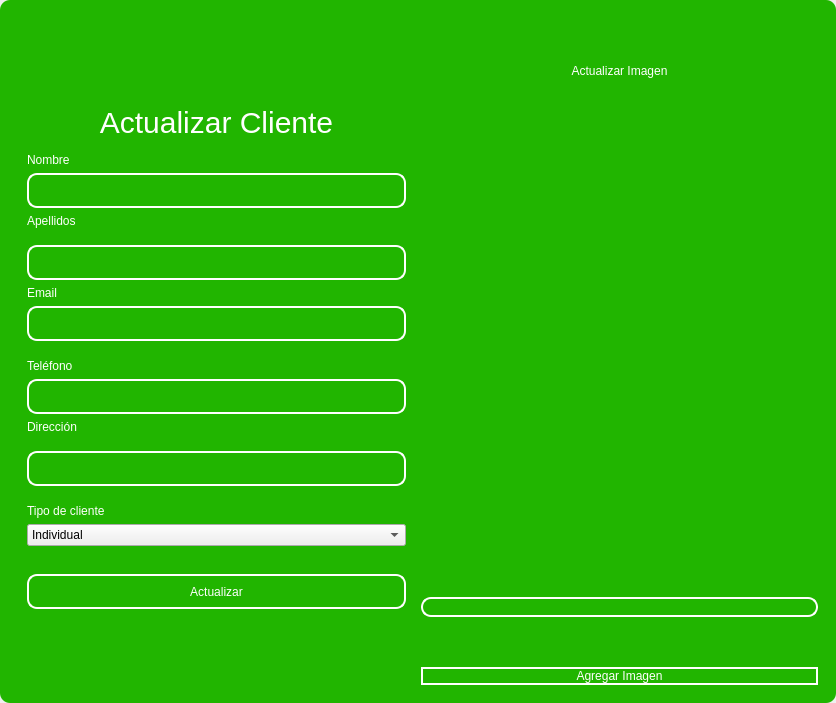
<?xml version="1.0" encoding="UTF-8"?>
<ui version="4.0">
 <class>MainWindow</class>
 <widget class="QMainWindow" name="MainWindow">
  <property name="geometry">
   <rect>
    <x>0</x>
    <y>0</y>
    <width>836</width>
    <height>703</height>
   </rect>
  </property>
  <property name="windowTitle">
   <string>MainWindow</string>
  </property>
  <property name="styleSheet">
   <string notr="true"/>
  </property>
  <widget class="QWidget" name="centralwidget">
   <property name="styleSheet">
    <string notr="true"/>
   </property>
   <layout class="QVBoxLayout" name="verticalLayout">
    <property name="spacing">
     <number>0</number>
    </property>
    <property name="leftMargin">
     <number>0</number>
    </property>
    <property name="topMargin">
     <number>0</number>
    </property>
    <property name="rightMargin">
     <number>0</number>
    </property>
    <property name="bottomMargin">
     <number>0</number>
    </property>
    <item>
     <widget class="QFrame" name="frame">
      <property name="enabled">
       <bool>true</bool>
      </property>
      <property name="styleSheet">
       <string notr="true">QFrame {
	border-radius:10px;
	background-color: rgb(33, 181, 0);
 }
</string>
      </property>
      <property name="frameShape">
       <enum>QFrame::StyledPanel</enum>
      </property>
      <property name="frameShadow">
       <enum>QFrame::Raised</enum>
      </property>
      <layout class="QVBoxLayout" name="verticalLayout_2">
       <item>
        <widget class="QFrame" name="frame_superior">
         <property name="minimumSize">
          <size>
           <width>0</width>
           <height>40</height>
          </size>
         </property>
         <property name="maximumSize">
          <size>
           <width>16777215</width>
           <height>40</height>
          </size>
         </property>
         <property name="styleSheet">
          <string notr="true">QPushButton{
border-radius:18px;
}

QPushButton:hover{
	background-color: rgb(0, 0, 0);
}
</string>
         </property>
         <property name="frameShape">
          <enum>QFrame::StyledPanel</enum>
         </property>
         <property name="frameShadow">
          <enum>QFrame::Raised</enum>
         </property>
         <layout class="QHBoxLayout" name="horizontalLayout_3">
          <property name="spacing">
           <number>4</number>
          </property>
          <property name="leftMargin">
           <number>0</number>
          </property>
          <property name="topMargin">
           <number>0</number>
          </property>
          <property name="rightMargin">
           <number>0</number>
          </property>
          <property name="bottomMargin">
           <number>0</number>
          </property>
          <item>
           <widget class="QPushButton" name="btn_icon">
            <property name="text">
             <string/>
            </property>
            <property name="iconSize">
             <size>
              <width>40</width>
              <height>40</height>
             </size>
            </property>
           </widget>
          </item>
          <item>
           <spacer name="horizontalSpacer_2">
            <property name="orientation">
             <enum>Qt::Horizontal</enum>
            </property>
            <property name="sizeHint" stdset="0">
             <size>
              <width>443</width>
              <height>20</height>
             </size>
            </property>
           </spacer>
          </item>
          <item>
           <widget class="QPushButton" name="bt_minimizar">
            <property name="minimumSize">
             <size>
              <width>38</width>
              <height>38</height>
             </size>
            </property>
            <property name="maximumSize">
             <size>
              <width>38</width>
              <height>38</height>
             </size>
            </property>
            <property name="cursor">
             <cursorShape>PointingHandCursor</cursorShape>
            </property>
            <property name="text">
             <string/>
            </property>
            <property name="icon">
             <iconset>
              <normaloff>image/minus.svg</normaloff>image/minus.svg</iconset>
            </property>
            <property name="iconSize">
             <size>
              <width>38</width>
              <height>38</height>
             </size>
            </property>
           </widget>
          </item>
          <item>
           <widget class="QPushButton" name="bt_maximizar">
            <property name="minimumSize">
             <size>
              <width>38</width>
              <height>38</height>
             </size>
            </property>
            <property name="maximumSize">
             <size>
              <width>38</width>
              <height>38</height>
             </size>
            </property>
            <property name="cursor">
             <cursorShape>PointingHandCursor</cursorShape>
            </property>
            <property name="text">
             <string/>
            </property>
            <property name="icon">
             <iconset>
              <normaloff>image/chevron-up.svg</normaloff>image/chevron-up.svg</iconset>
            </property>
            <property name="iconSize">
             <size>
              <width>38</width>
              <height>38</height>
             </size>
            </property>
           </widget>
          </item>
          <item>
           <widget class="QPushButton" name="bt_restaurar">
            <property name="minimumSize">
             <size>
              <width>38</width>
              <height>38</height>
             </size>
            </property>
            <property name="maximumSize">
             <size>
              <width>38</width>
              <height>38</height>
             </size>
            </property>
            <property name="cursor">
             <cursorShape>PointingHandCursor</cursorShape>
            </property>
            <property name="text">
             <string/>
            </property>
            <property name="icon">
             <iconset>
              <normaloff>image/chevron-down.svg</normaloff>image/chevron-down.svg</iconset>
            </property>
            <property name="iconSize">
             <size>
              <width>38</width>
              <height>38</height>
             </size>
            </property>
           </widget>
          </item>
          <item>
           <widget class="QPushButton" name="bt_cerrar">
            <property name="minimumSize">
             <size>
              <width>38</width>
              <height>38</height>
             </size>
            </property>
            <property name="maximumSize">
             <size>
              <width>38</width>
              <height>38</height>
             </size>
            </property>
            <property name="cursor">
             <cursorShape>PointingHandCursor</cursorShape>
            </property>
            <property name="text">
             <string/>
            </property>
            <property name="icon">
             <iconset>
              <normaloff>image/x.svg</normaloff>image/x.svg</iconset>
            </property>
            <property name="iconSize">
             <size>
              <width>38</width>
              <height>38</height>
             </size>
            </property>
           </widget>
          </item>
         </layout>
        </widget>
       </item>
       <item>
        <widget class="QFrame" name="frame_3">
         <property name="styleSheet">
          <string notr="true">QLabel {
	color: rgb(255, 255, 254);
	font: 12pt &quot;Arial&quot;;
	background-color: rgba(0, 0, 0,0);
}

QTextEdit{
background-color: rgba(0, 0, 0,0);
border-radius:10px; 
font: 12pt &quot;Arial&quot;;
color: rgb(255, 255, 254);
border: 2px solid  rgb(255, 255, 255);

}

QTextEdit:hover{
background-color: rgba(0, 0, 0,0);
border-radius:10px; 
font: 12pt &quot;Arial&quot;;
border: 2px solid  rgb(120, 0, 171);
}

QTextEdit:focus{
background-color: rgb(0, 0, 0);
border-radius:10px; 
font: 12pt &quot;Arial&quot;;
border: 2px solid rgb(120, 0, 171);
}

QLineEdit{
background-color: rgba(0, 0, 0,0);
border-radius:10px; 
font: 12pt &quot;Arial&quot;;
color: rgb(255, 255, 254);
border: 2px solid  rgb(255, 255, 255);

}

QLineEdit:hover{
background-color: rgba(0, 0, 0,0);
border-radius:10px; 
font: 12pt &quot;Arial&quot;;
border: 2px solid  rgb(120, 0, 171);
}

QLineEdit:focus{
background-color: rgb(0, 0, 0);
border-radius:10px; 
font: 12pt &quot;Arial&quot;;
border: 2px solid rgb(120, 0, 171);
}

QCheckBox{
	font: 12pt &quot;Arial&quot;;
	color: rgb(255, 255, 255);
}

QCheckBox::indicator {
    width: 18px;
    height:18px;
}

QCheckBox::indicator:unchecked {
   background-image: url(image/square.svg);
}

QCheckBox::indicator:checked {
   background-image: url(image/check-square.svg);
}

QPushButton{
border-radius:10px; 
font: 12pt &quot;Arial&quot;;
color: rgb(255, 255, 254);
border: 2px solid #ffffff;
}

QPushButton:hover{
border-radius:10px; 
font: 12pt &quot;Arial&quot;;
color: rgb(255, 255, 255);
border: 2px solid rgb(120, 0, 171);
	background-color: rgb(120, 0, 171);
}
</string>
         </property>
         <property name="frameShape">
          <enum>QFrame::StyledPanel</enum>
         </property>
         <property name="frameShadow">
          <enum>QFrame::Raised</enum>
         </property>
         <layout class="QHBoxLayout" name="horizontalLayout_4">
          <item>
           <layout class="QVBoxLayout" name="verticalLayout_4">
            <item>
             <spacer name="verticalSpacer">
              <property name="orientation">
               <enum>Qt::Vertical</enum>
              </property>
              <property name="sizeHint" stdset="0">
               <size>
                <width>28</width>
                <height>28</height>
               </size>
              </property>
             </spacer>
            </item>
            <item>
             <widget class="QFrame" name="frame_4">
              <property name="maximumSize">
               <size>
                <width>400</width>
                <height>600</height>
               </size>
              </property>
              <property name="styleSheet">
               <string notr="true">QLabel {
	color: rgb(255, 255, 254);
	font: 12pt &quot;Arial&quot;;
	background-color: rgba(0, 0, 0,0);
}


QLineEdit{
background-color: rgba(0, 0, 0,0);
border-radius:10px; 
font: 12pt &quot;Arial&quot;;
color: rgb(255, 255, 254);
border: 2px solid  rgb(255, 255, 255);

}

QLineEdit:hover{
background-color: rgba(0, 0, 0,0);
border-radius:10px; 
font: 12pt &quot;Arial&quot;;
border: 2px solid  rgb(120, 0, 171);
}

QLineEdit:focus{
background-color: rgb(0, 0, 0);
border-radius:10px; 
font: 12pt &quot;Arial&quot;;
border: 2px solid rgb(120, 0, 171);
}

QCheckBox{
	font: 12pt &quot;Arial&quot;;
	color: rgb(255, 255, 255);
}

QCheckBox::indicator {
    width: 18px;
    height:18px;
}

QCheckBox::indicator:unchecked {
   background-image: url(image/square.svg);
}

QCheckBox::indicator:checked {
   background-image: url(image/check-square.svg);
}

QPushButton{
border-radius:10px; 
font: 12pt &quot;Arial&quot;;
color: rgb(255, 255, 254);
border: 2px solid #ffffff;
}

QPushButton:hover{
border-radius:10px; 
font: 12pt &quot;Arial&quot;;
color: rgb(255, 255, 255);
border: 2px solid rgb(120, 0, 171);
	background-color: rgb(120, 0, 171);
}
</string>
              </property>
              <property name="frameShape">
               <enum>QFrame::StyledPanel</enum>
              </property>
              <property name="frameShadow">
               <enum>QFrame::Raised</enum>
              </property>
              <layout class="QVBoxLayout" name="verticalLayout_3">
               <item>
                <spacer name="verticalSpacer_3">
                 <property name="orientation">
                  <enum>Qt::Vertical</enum>
                 </property>
                 <property name="sizeHint" stdset="0">
                  <size>
                   <width>20</width>
                   <height>40</height>
                  </size>
                 </property>
                </spacer>
               </item>
               <item>
                <widget class="QLabel" name="label_3">
                 <property name="minimumSize">
                  <size>
                   <width>100</width>
                   <height>50</height>
                  </size>
                 </property>
                 <property name="styleSheet">
                  <string notr="true">font-size: 30px</string>
                 </property>
                 <property name="text">
                  <string>Actualizar Cliente</string>
                 </property>
                 <property name="alignment">
                  <set>Qt::AlignCenter</set>
                 </property>
                </widget>
               </item>
               <item>
                <widget class="QLabel" name="label_4">
                 <property name="text">
                  <string>Nombre</string>
                 </property>
                </widget>
               </item>
               <item>
                <widget class="QLineEdit" name="nametxt">
                 <property name="minimumSize">
                  <size>
                   <width>0</width>
                   <height>35</height>
                  </size>
                 </property>
                 <property name="text">
                  <string/>
                 </property>
                </widget>
               </item>
               <item>
                <widget class="QLabel" name="label_6">
                 <property name="text">
                  <string>Apellidos</string>
                 </property>
                </widget>
               </item>
               <item>
                <spacer name="verticalSpacer_4">
                 <property name="orientation">
                  <enum>Qt::Vertical</enum>
                 </property>
                 <property name="sizeHint" stdset="0">
                  <size>
                   <width>20</width>
                   <height>40</height>
                  </size>
                 </property>
                </spacer>
               </item>
               <item>
                <widget class="QLineEdit" name="lastnametxt">
                 <property name="minimumSize">
                  <size>
                   <width>0</width>
                   <height>35</height>
                  </size>
                 </property>
                </widget>
               </item>
               <item>
                <widget class="QLabel" name="label_5">
                 <property name="text">
                  <string>Email</string>
                 </property>
                </widget>
               </item>
               <item>
                <widget class="QLineEdit" name="emailtxt">
                 <property name="minimumSize">
                  <size>
                   <width>0</width>
                   <height>35</height>
                  </size>
                 </property>
                 <property name="maximumSize">
                  <size>
                   <width>16777215</width>
                   <height>16777215</height>
                  </size>
                 </property>
                 <property name="echoMode">
                  <enum>QLineEdit::Normal</enum>
                 </property>
                </widget>
               </item>
               <item>
                <spacer name="verticalSpacer_5">
                 <property name="orientation">
                  <enum>Qt::Vertical</enum>
                 </property>
                 <property name="sizeHint" stdset="0">
                  <size>
                   <width>20</width>
                   <height>40</height>
                  </size>
                 </property>
                </spacer>
               </item>
               <item>
                <widget class="QLabel" name="label">
                 <property name="text">
                  <string>Teléfono</string>
                 </property>
                </widget>
               </item>
               <item>
                <widget class="QLineEdit" name="fonotxt">
                 <property name="minimumSize">
                  <size>
                   <width>0</width>
                   <height>35</height>
                  </size>
                 </property>
                </widget>
               </item>
               <item>
                <widget class="QLabel" name="label_2">
                 <property name="text">
                  <string>Dirección</string>
                 </property>
                </widget>
               </item>
               <item>
                <spacer name="verticalSpacer_6">
                 <property name="orientation">
                  <enum>Qt::Vertical</enum>
                 </property>
                 <property name="sizeHint" stdset="0">
                  <size>
                   <width>20</width>
                   <height>40</height>
                  </size>
                 </property>
                </spacer>
               </item>
               <item>
                <widget class="QLineEdit" name="addresstxt">
                 <property name="minimumSize">
                  <size>
                   <width>0</width>
                   <height>35</height>
                  </size>
                 </property>
                </widget>
               </item>
               <item>
                <spacer name="verticalSpacer_10">
                 <property name="orientation">
                  <enum>Qt::Vertical</enum>
                 </property>
                 <property name="sizeHint" stdset="0">
                  <size>
                   <width>20</width>
                   <height>40</height>
                  </size>
                 </property>
                </spacer>
               </item>
               <item>
                <widget class="QLabel" name="label_7">
                 <property name="text">
                  <string>Tipo de cliente</string>
                 </property>
                </widget>
               </item>
               <item>
                <widget class="QComboBox" name="typecombobox">
                 <item>
                  <property name="text">
                   <string>Individual</string>
                  </property>
                 </item>
                 <item>
                  <property name="text">
                   <string>Empresarial</string>
                  </property>
                 </item>
                 <item>
                  <property name="text">
                   <string>Gubernamental</string>
                  </property>
                 </item>
                 <item>
                  <property name="text">
                   <string>Intermediario</string>
                  </property>
                 </item>
                </widget>
               </item>
               <item>
                <spacer name="verticalSpacer_9">
                 <property name="orientation">
                  <enum>Qt::Vertical</enum>
                 </property>
                 <property name="sizeHint" stdset="0">
                  <size>
                   <width>20</width>
                   <height>50</height>
                  </size>
                 </property>
                </spacer>
               </item>
               <item>
                <widget class="QPushButton" name="btn_update">
                 <property name="minimumSize">
                  <size>
                   <width>0</width>
                   <height>35</height>
                  </size>
                 </property>
                 <property name="cursor">
                  <cursorShape>PointingHandCursor</cursorShape>
                 </property>
                 <property name="text">
                  <string>Actualizar</string>
                 </property>
                </widget>
               </item>
               <item>
                <spacer name="verticalSpacer_7">
                 <property name="orientation">
                  <enum>Qt::Vertical</enum>
                 </property>
                 <property name="sizeHint" stdset="0">
                  <size>
                   <width>20</width>
                   <height>40</height>
                  </size>
                 </property>
                </spacer>
               </item>
               <item>
                <layout class="QHBoxLayout" name="horizontalLayout_2"/>
               </item>
               <item>
                <spacer name="verticalSpacer_8">
                 <property name="orientation">
                  <enum>Qt::Vertical</enum>
                 </property>
                 <property name="sizeHint" stdset="0">
                  <size>
                   <width>20</width>
                   <height>40</height>
                  </size>
                 </property>
                </spacer>
               </item>
               <item>
                <layout class="QHBoxLayout" name="horizontalLayout">
                 <item>
                  <spacer name="horizontalSpacer">
                   <property name="orientation">
                    <enum>Qt::Horizontal</enum>
                   </property>
                   <property name="sizeHint" stdset="0">
                    <size>
                     <width>40</width>
                     <height>20</height>
                    </size>
                   </property>
                  </spacer>
                 </item>
                </layout>
               </item>
              </layout>
             </widget>
            </item>
            <item>
             <spacer name="verticalSpacer_2">
              <property name="orientation">
               <enum>Qt::Vertical</enum>
              </property>
              <property name="sizeHint" stdset="0">
               <size>
                <width>20</width>
                <height>40</height>
               </size>
              </property>
             </spacer>
            </item>
           </layout>
          </item>
          <item>
           <layout class="QVBoxLayout" name="verticalLayout_5">
            <property name="spacing">
             <number>50</number>
            </property>
            <property name="rightMargin">
             <number>0</number>
            </property>
            <property name="bottomMargin">
             <number>0</number>
            </property>
            <item>
             <widget class="QLabel" name="label_8">
              <property name="styleSheet">
               <string notr="true">color: rgb(255, 255, 255);
font: 30pt &quot;MS Shell Dlg 2&quot;;</string>
              </property>
              <property name="text">
               <string>Actualizar Imagen</string>
              </property>
              <property name="alignment">
               <set>Qt::AlignCenter</set>
              </property>
             </widget>
            </item>
            <item>
             <layout class="QHBoxLayout" name="horizontalLayout_6">
              <property name="spacing">
               <number>6</number>
              </property>
              <item>
               <spacer name="verticalSpacer_11">
                <property name="orientation">
                 <enum>Qt::Vertical</enum>
                </property>
                <property name="sizeHint" stdset="0">
                 <size>
                  <width>20</width>
                  <height>40</height>
                 </size>
                </property>
               </spacer>
              </item>
              <item>
               <widget class="QLabel" name="image_label">
                <property name="text">
                 <string/>
                </property>
               </widget>
              </item>
              <item>
               <spacer name="verticalSpacer_12">
                <property name="orientation">
                 <enum>Qt::Vertical</enum>
                </property>
                <property name="sizeHint" stdset="0">
                 <size>
                  <width>20</width>
                  <height>40</height>
                 </size>
                </property>
               </spacer>
              </item>
             </layout>
            </item>
            <item>
             <widget class="QLineEdit" name="imagetxt">
              <property name="enabled">
               <bool>false</bool>
              </property>
             </widget>
            </item>
            <item>
             <widget class="QPushButton" name="btn_add_image">
              <property name="cursor">
               <cursorShape>PointingHandCursor</cursorShape>
              </property>
              <property name="text">
               <string>Agregar Imagen</string>
              </property>
             </widget>
            </item>
           </layout>
          </item>
         </layout>
        </widget>
       </item>
      </layout>
     </widget>
    </item>
   </layout>
  </widget>
 </widget>
 <resources/>
 <connections/>
</ui>
